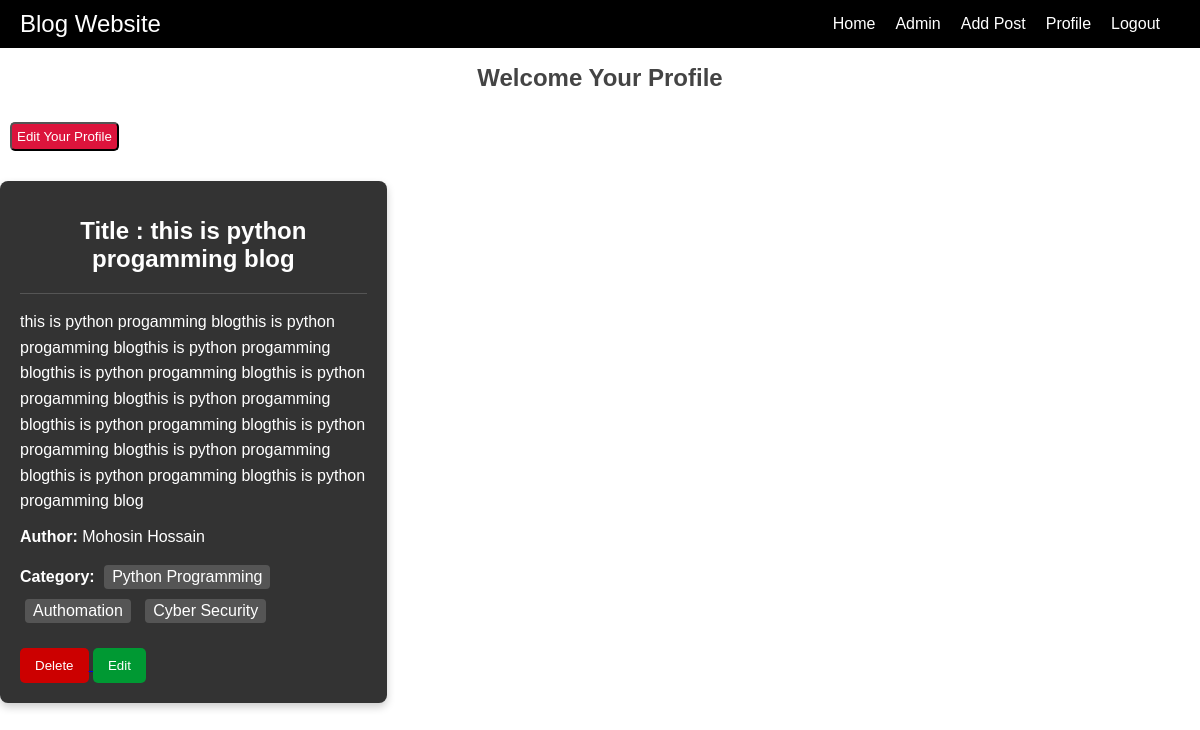
The app's page /author/profile/ (signed in), older data.
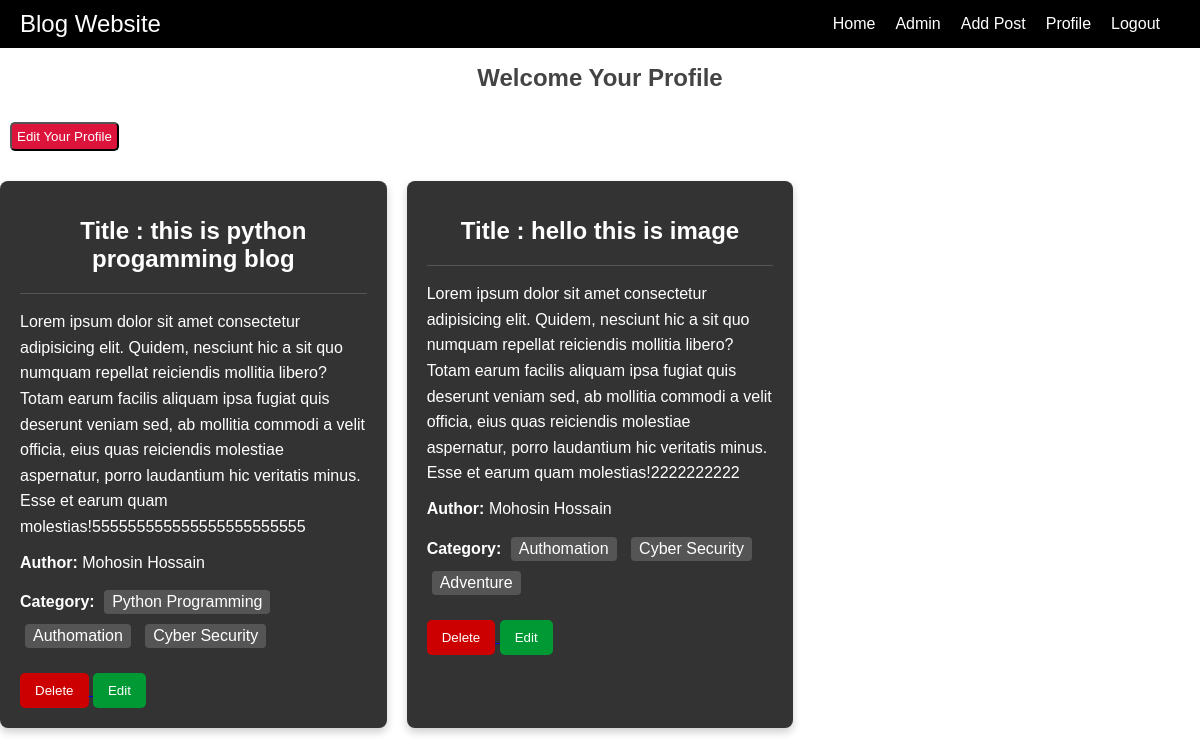
The same page, newer data.
### posts/models.py (models this page shows, shortened)
class Post(models.Model):
    name = models.CharField(max_length=50)
    content = models.TextField()
    category = models.ManyToManyField(Category)
    author = models.ForeignKey(User, on_delete=models.CASCADE)
    image = models.ImageField(
        upload_to='uploads/', blank=True, null=True)

### categories/models.py (models this page shows, shortened)
class Category(models.Model):
    name = models.CharField(max_length=100)
    slug = models.SlugField(max_length=100, unique=True, null=True, blank=True)

### author/views.py (the view)
# urls.py: path('profile/', views.profile, name='profile'),
@login_required
def profile(request):
    data = Post.objects.filter(author=request.user)
    return render(request, 'author/profile.html', {'data': data})

### author/templates/author/profile.html (shortened to what this page needs)
{% extends 'base.html' %} {% block content %}
{% load static %}
<link rel="stylesheet" href="{% static 'css/home/card.css' %}">
<h1>Welcome Your Profile</h1>
<div>
  <a href="{% url 'edit_profile' %}">
    <button
      style="
        background-color: crimson;
        margin: 10px;
        padding: 5px;
        color: white;
        border-radius: 5px;
        cursor: pointer;
      "
    >
      Edit Your Profile
    </button>
  </a>
  {% if data %}
<div class="card-container">
  {% for dt in data %}
  <div class="card">
    <div class="card-header">
      <h1 class="title">Title : {{ dt.name }}</h1>
    </div>
    <div class="card-content">
      <p>{{ dt.content }}</p>
      <p><strong>Author:</strong> {{ dt.author.first_name }} {{ dt.author.last_name }}</p>
        <strong>Category:</strong>
        {% for categories in dt.category.all %}
        <span class="category" style="margin: 5px;">{{ categories.name }}</span>
        {% endfor %}
    </div>
    <div class="card-actions">
      <a href="{% url 'delete_post' dt.id %}">
        <button class="btn delete-btn">Delete</button>
      </a>
      <a href="{% url 'edit_post' dt.id %}">
        <button class="btn edit-btn">Edit</button>
      </a>
    </div>
  </div>
  {% endfor %}
</div>
{% else %}
<h4>There is no data</h4>
{% endif %}
</div>
{% endblock %}

### templates/base.html (shortened to what this page needs)
{% load static %}
<!DOCTYPE html>
<html lang="en" dir="ltr">
  <head>
    <link
      rel="stylesheet"
      href="https://cdnjs.cloudflare.com/ajax/libs/font-awesome/5.15.3/css/all.min.css"
    />
    <link rel="stylesheet" href="{% static 'css/home/navbar.css' %}" />
    <link rel="stylesheet" href="{% static 'css/home/author.css' %}" />
  </head>
  <body>
    <nav>
      <label class="logo">Blog Website</label>
      <ul>
        <li><a class="active" href="{% url 'home' %}">Home</a></li>
        <li><a href="/admin/">Admin</a></li>
        {% if user.is_authenticated %}
        <li><a href="{% url 'add_post' %}">Add Post</a></li>
        {% endif %} {% if user.is_authenticated %}
        <li><a href="{% url 'profile' %}">Profile</a></li>
        <li><a href="{% url 'user_logout' %}">Logout</a></li>
        {% else %}
        <li><a href="{% url 'register' %}">Register</a></li>
        {% endif %}
      </ul>
    </nav>
     {% block content %} {% endblock %}
  </body>
</html>

### static/css/home/navbar.css (style rules this page uses)
body { margin: 0; padding: 0; font-family: Arial, sans-serif; }
nav { background-color: black; color: white; display: flex; justify-content: space-between; align-items: center; padding: 10px 20px; }
.logo { font-size: 1.5rem; }
ul { display: flex; list-style: none; padding: 0; margin: 0; }
ul li { margin-right: 20px; }
ul li a { color: white; text-decoration: none; transition: color 0.3s; }

### static/css/home/author.css (style rules this page uses)
h1 { margin-bottom: 20px; font-size: 24px; text-align: center; color: #444; }

### static/css/home/card.css (style rules this page uses)
.card { background-color: #333; color: #fff; border-radius: 8px; padding: 20px; margin: 20px 0; box-shadow: 0 4px 8px rgba(0, 0, 0, 0.2); }
.card-header { border-bottom: 1px solid #555; margin-bottom: 15px; }
.title { color: white; }
.card-content p { margin: 10px 0; line-height: 1.6; }
.category { background-color: #555; padding: 3px 8px; border-radius: 4px; display: inline-block; margin-right: 5px; }
.card-actions { margin-top: 20px; }
.btn { background-color: #0066cc; color: white; padding: 10px 15px; border: none; border-radius: 5px; cursor: pointer; transition: background-color 0.3s ease; }
.delete-btn { background-color: #cc0000; }
.edit-btn { background-color: #009933; }
.card-container { display: grid; grid-template-columns: repeat(3, 1fr); gap: 20px; }

Row changes from the older to the newer data that the page shows:
changed Post "this is python progamming blog": content "this is python progamming blogthis is python progamming blogthis is python progamming blogthis is python progamming blogthis is python progamming blogthis is python progamming blogthis is python progamming blogthis is python progamming blogthis is python progamming blogthis is python progamming blogthis is python progamming blog" → "Lorem ipsum dolor sit amet consectetur adipisicing elit. Quidem, nesciunt hic a sit quo numquam repellat reiciendis mollitia libero? Totam earum facilis aliquam ipsa fugiat quis deserunt veniam sed, ab mollitia commodi a velit officia, eius quas reiciendis molestiae aspernatur, porro laudantium hic veritatis minus. Esse et earum quam molestias!555555555555555555555555"
added Post: name "hello this is image", content "Lorem ipsum dolor sit amet consectetur adipisicing elit. Quidem, nesciunt hic a sit quo numquam repellat reiciendis mollitia libero? Totam earum facilis aliquam ipsa fugiat quis deserunt veniam sed, ab mollitia commodi a velit officia, eius quas reiciendis molestiae aspernatur, porro laudantium hic veritatis minus. Esse et earum quam molestias!2222222222", author.first_name "Mohosin", author.last_name "Hossain", Category (name "Authomation"), Category (name "Cyber Security")
now on this page (row unchanged): Category: name "Adventure", shown under "hello this is image"
